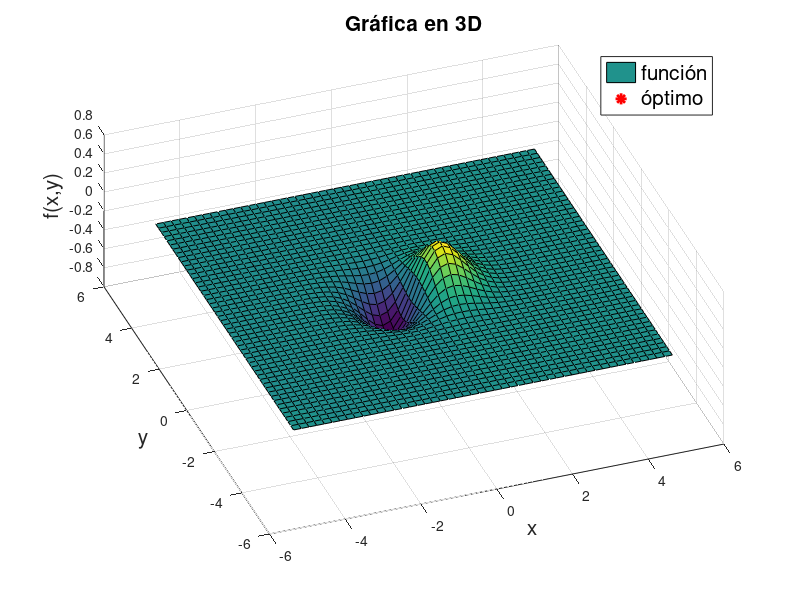
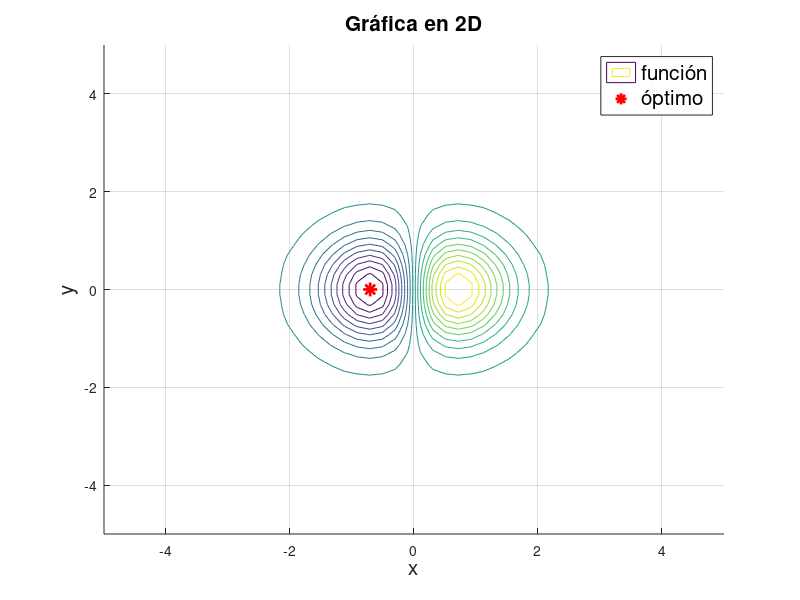
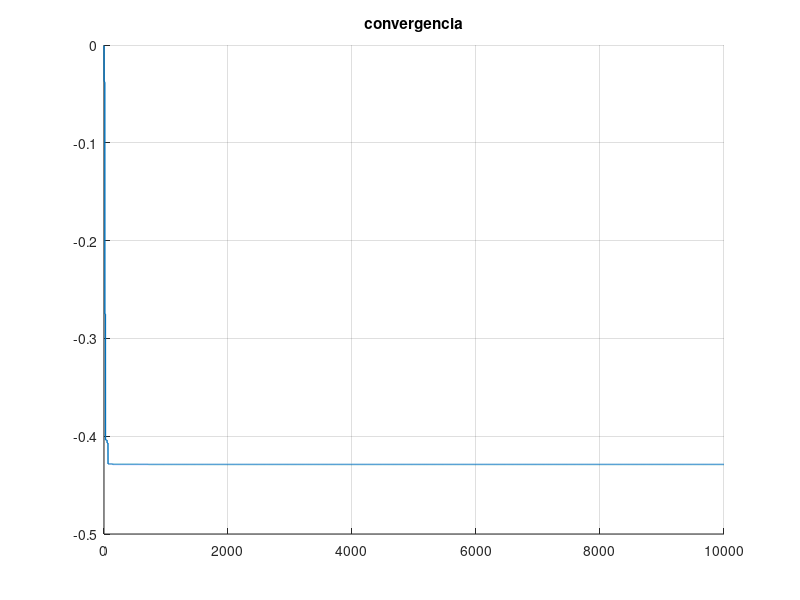

Write the MATLAB code that produced these figures, in order.
clear
close all
clc 

f = @(x,y) x.*exp(-x.^2-y.^2); % funcion objetivo
%f = @(x,y) (x-2).^2+(y-2).^2; % funcion objetivo 2
x_lim = linspace(-5,5,50); % límites para eje x, -5 es inferior, 5 es superior, con 50 puntos
y_lim = linspace(-5,5,50); % límites para eje y, -5 es inferior, 5 es superior, con 50 puntos
[x1,y1] = meshgrid(x_lim,y_lim); % creamos una rejilla de puntos (x,y) para crear el plot

x0=[-2 -2]';
xu=[2 2]';
xl=[-2 -2]';
D=2;
N=10000;
conv=zeros([1 N]);
for i=1:N
    y=x0;
    j=randi([1 D]);
    y(j)=xl(j)+(xu(j)-xl(j)).*rand();
    if f(y(1), y(2))< f(x0(1), x0(2))
        x0=y;
    end
    conv(i)=f(x0(1),x0(2));
end

z=f(x1,y1);

figure
hold on
grid on

surf(x1,y1,z) % plot de la rejilla en 3D
plot3(x0(1),x0(2),f(x0(1),x0(2)),'r*','LineWidth',2,'MarkerSize',10) % plot del minimo encontrado
%la solucion se plotea en las coordenadas que resulten de la iteracion en
%el vector x0
legend({'función','óptimo'},'FontSize',15)

title('Gráfica en 3D','FontSize',15)
xlabel('x','FontSize',15)
ylabel('y','FontSize',15)
zlabel('f(x,y)','FontSize',15)
view([-20,60]) % estos valores definen la vista 3D del plot


figure
hold on
grid on

contour(x1,y1,z,20) % plot de la rejilla en 2D
plot(x0(1),x0(2),'r*','LineWidth',2,'MarkerSize',10) % % plot del minimo encontrado
%la solucion se plotea en las coordenadas que resulten de la iteracion en
%el vector x0 pero ahora en 2D
legend({'función','óptimo'},'FontSize',15)

title('Gráfica en 2D','FontSize',15)
xlabel('x','FontSize',15)
ylabel('y','FontSize',15)

%convergencia
figure
hold on
grid on
plot(conv,'LineWidth',1);
xlim([0 N]);
title("convergencia")

